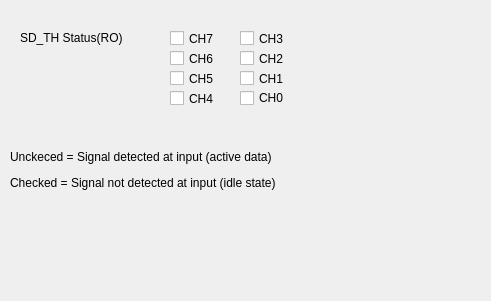
          <widget class="QWidget" name="page_11">
           <property name="geometry">
            <rect>
             <x>0</x>
             <y>0</y>
             <width>491</width>
             <height>301</height>
            </rect>
           </property>
           <attribute name="label">
            <string>Signal Detect Monitor</string>
           </attribute>
           <widget class="QLabel" name="label_35">
            <property name="geometry">
             <rect>
              <x>20</x>
              <y>30</y>
              <width>121</width>
              <height>16</height>
             </rect>
            </property>
            <property name="text">
             <string>SD_TH Status(RO)</string>
            </property>
           </widget>
           <widget class="QCheckBox" name="SDTH0checkBox">
            <property name="geometry">
             <rect>
              <x>240</x>
              <y>90</y>
              <width>70</width>
              <height>16</height>
             </rect>
            </property>
            <property name="text">
             <string>CH0</string>
            </property>
            <property name="checkable">
             <bool>true</bool>
            </property>
           </widget>
           <widget class="QCheckBox" name="SDTH1checkBox">
            <property name="geometry">
             <rect>
              <x>240</x>
              <y>70</y>
              <width>70</width>
              <height>17</height>
             </rect>
            </property>
            <property name="text">
             <string>CH1</string>
            </property>
            <property name="checkable">
             <bool>true</bool>
            </property>
           </widget>
           <widget class="QCheckBox" name="SDTH6checkBox">
            <property name="geometry">
             <rect>
              <x>170</x>
              <y>50</y>
              <width>70</width>
              <height>17</height>
             </rect>
            </property>
            <property name="text">
             <string>CH6</string>
            </property>
            <property name="checkable">
             <bool>true</bool>
            </property>
           </widget>
           <widget class="QCheckBox" name="SDTH4checkBox">
            <property name="geometry">
             <rect>
              <x>170</x>
              <y>90</y>
              <width>70</width>
              <height>17</height>
             </rect>
            </property>
            <property name="text">
             <string>CH4</string>
            </property>
            <property name="checkable">
             <bool>true</bool>
            </property>
           </widget>
           <widget class="QCheckBox" name="SDTH3checkBox">
            <property name="geometry">
             <rect>
              <x>240</x>
              <y>30</y>
              <width>70</width>
              <height>17</height>
             </rect>
            </property>
            <property name="text">
             <string>CH3</string>
            </property>
            <property name="checkable">
             <bool>true</bool>
            </property>
           </widget>
           <widget class="QCheckBox" name="SDTH7checkBox">
            <property name="geometry">
             <rect>
              <x>170</x>
              <y>30</y>
              <width>70</width>
              <height>17</height>
             </rect>
            </property>
            <property name="text">
             <string>CH7</string>
            </property>
            <property name="checkable">
             <bool>true</bool>
            </property>
           </widget>
           <widget class="QCheckBox" name="SDTH5checkBox">
            <property name="geometry">
             <rect>
              <x>170</x>
              <y>70</y>
              <width>70</width>
              <height>17</height>
             </rect>
            </property>
            <property name="text">
             <string>CH5</string>
            </property>
            <property name="checkable">
             <bool>true</bool>
            </property>
           </widget>
           <widget class="QCheckBox" name="SDTH2checkBox">
            <property name="geometry">
             <rect>
              <x>240</x>
              <y>50</y>
              <width>70</width>
              <height>17</height>
             </rect>
            </property>
            <property name="text">
             <string>CH2</string>
            </property>
            <property name="checkable">
             <bool>true</bool>
            </property>
           </widget>
           <widget class="QLabel" name="label_24">
            <property name="geometry">
             <rect>
              <x>10</x>
              <y>140</y>
              <width>321</width>
              <height>61</height>
             </rect>
            </property>
            <property name="text">
             <string>&lt;html&gt;&lt;head/&gt;&lt;body&gt;&lt;p&gt;Unckeced = Signal detected at input (active data)&lt;/p&gt;&lt;p&gt;Checked = Signal not detected at input (idle state)&lt;/p&gt;&lt;/body&gt;&lt;/html&gt;</string>
            </property>
           </widget>
          </widget>
